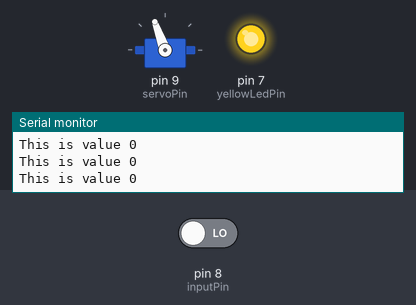
Bench run of a sketch on a simulated Arduino Uno, built with avr-gcc and run on an emulated ATmega328P. On the bench: servo, output pins drawn as LEDs (lit = HIGH), the last lines printed to the serial monitor. Inputs (shaded band) come from the test bench; at power-on: pin 8 (inputPin) LOW.

Above: at 1.7 s.
1.8 s: pin 8 (inputPin) driven HIGH
At 2.8 s:
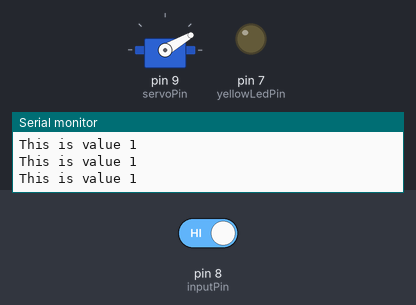
3.5 s: pin 8 (inputPin) driven LOW
At 4.0 s:
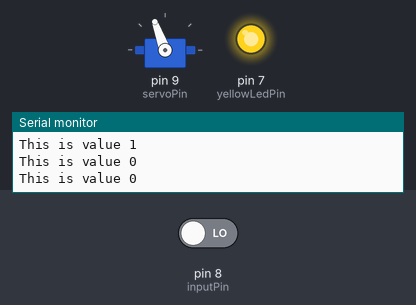
Timing chart, 0 to 6.5 s (numbered marks = the images above; inputs shaded):
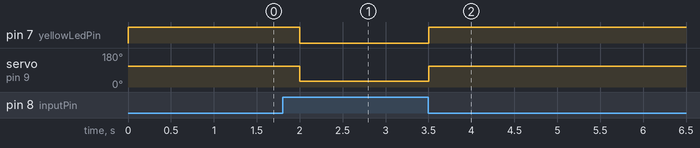

Measured:
- after the input at 1.8 s, pin 7 (yellowLedPin): HIGH → LOW after 0.20 s; servo on pin 9 (servoPin): 110° → 30° after 0.20 s
- after the input at 3.5 s, pin 7 (yellowLedPin): LOW → HIGH at once; servo on pin 9 (servoPin): 30° → 110° at once

The sketch:

drierholder.ino
```cpp
#include <Servo.h>


Servo servo;
int MIDPOINT = 110;
int END = 180;
int START = 30;
bool hold_door;
int val;
int inputPin = 8;
int yellowLedPin = 7;


void setup() {
  int servoPin = 9;
  pinMode(inputPin, INPUT);
  pinMode(yellowLedPin, OUTPUT);


  servo.attach(servoPin);


  Serial.begin(9600);

  // write to midpoint
  servo.write(MIDPOINT);
  digitalWrite(yellowLedPin, HIGH);
  hold_door = false;


  delay(500);
}

void loop() {

  // read value from pin
  val = digitalRead(inputPin);
  Serial.print("This is value ");
  Serial.println(val);

  // if button was pressed then switch boolean value
  if (val == HIGH) hold_door = true;
  else hold_door = false;

  // go downwards at 90 degree angle
  if (hold_door) {
    // if we hold the door then we want to turn led green on
    // and yellow off
    servo.write(START);
    digitalWrite(yellowLedPin, LOW);
    delay(250);

  } else {
    servo.write(MIDPOINT);
    digitalWrite(yellowLedPin, HIGH);
    delay(250);

  }


}
```
